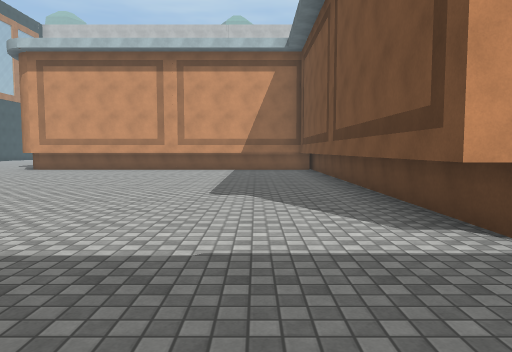
view 1 (above)

17 first-person views from a walk through a 3-D level made in the Unity game engine. The camera is 1.4 m above the floor, tilts 4° down and sees 70° across. The floor is counted in squares, 2 m on a side. Each view is taken from the middle of a square. On the plan, view 1 faces up. The plan holds only what a view shows up to about 11 squares ahead; the rest is blank. The place goes on beyond the plan. Surface patterns are stand-ins for the level's own textures.

view 2
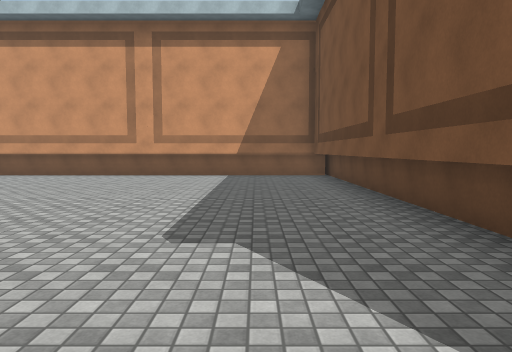

view 3
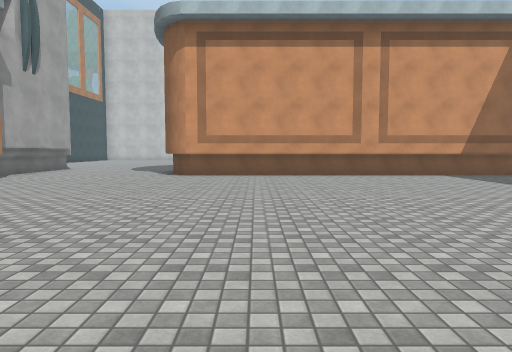

view 4
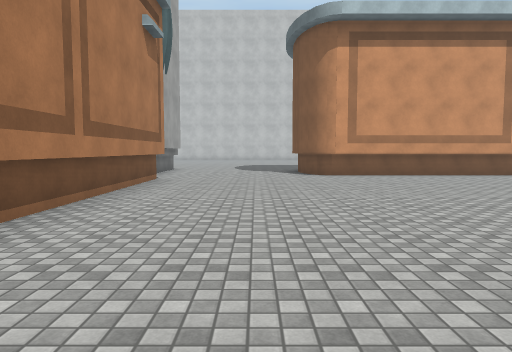

view 5
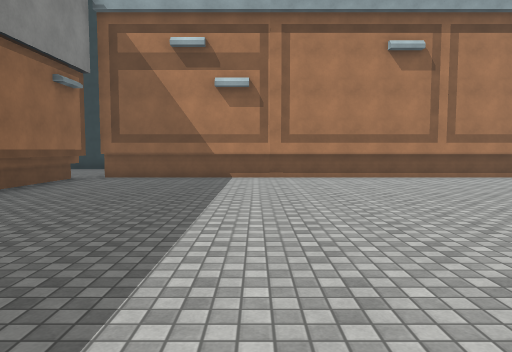

view 6
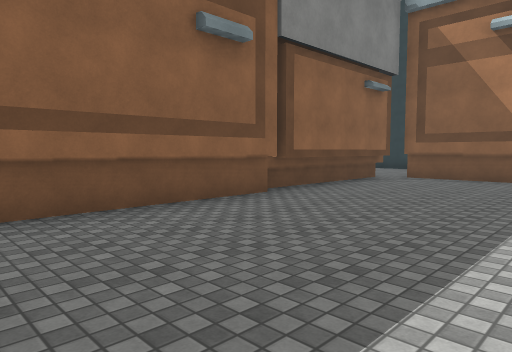

view 7
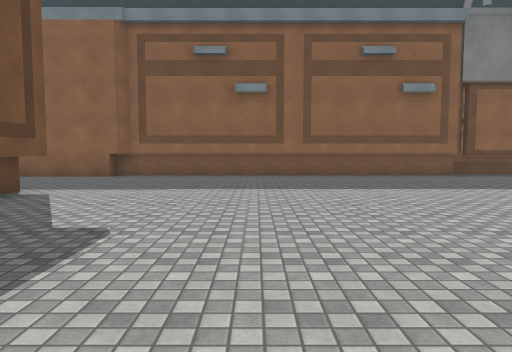

view 8
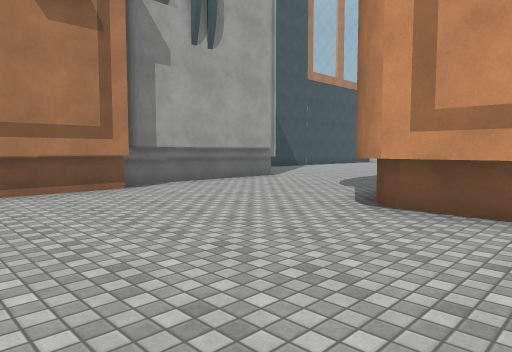

view 9
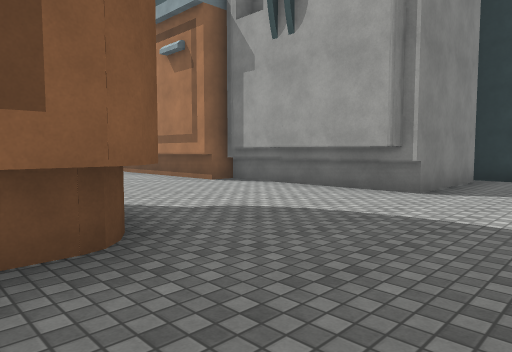

view 10
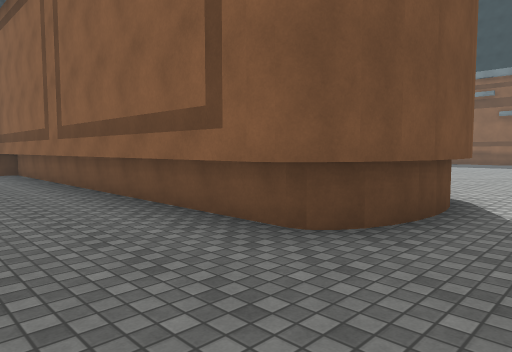

view 11
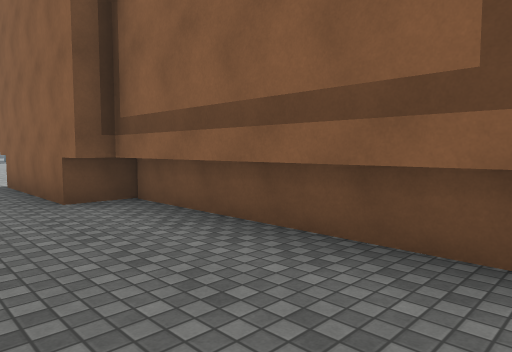

view 12
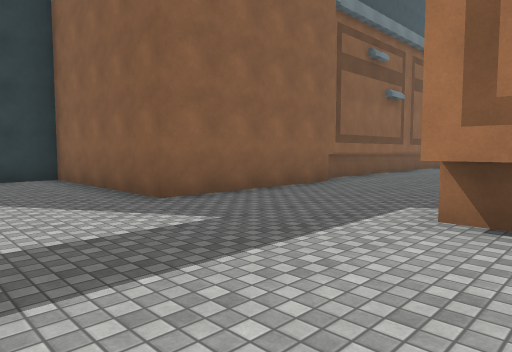

view 13
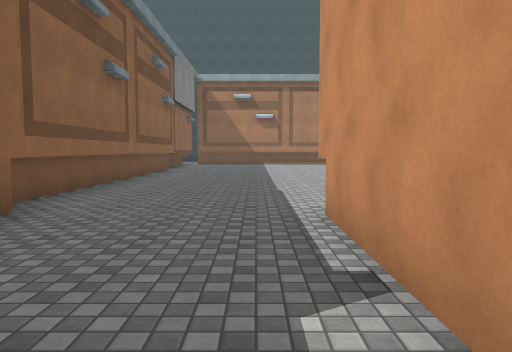

view 14
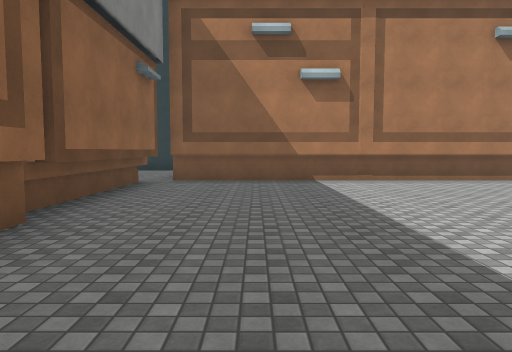

view 15
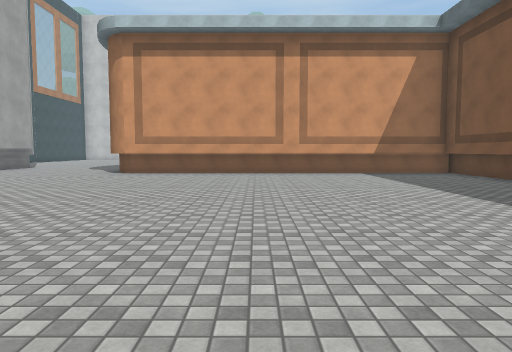

view 16
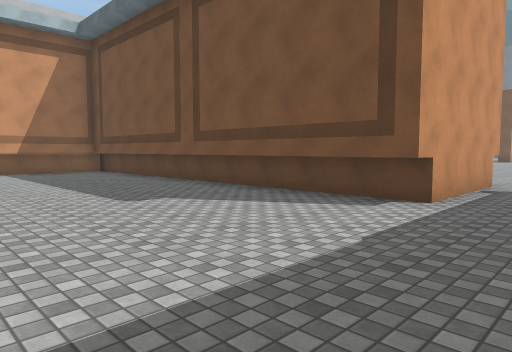

view 17
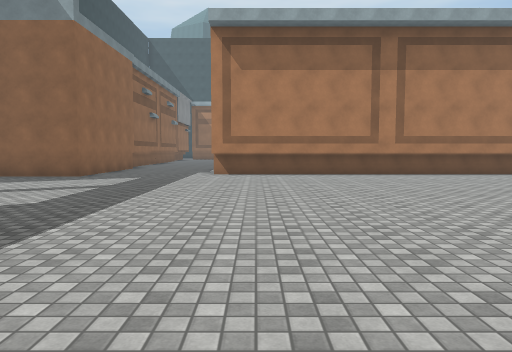

### Floor plan
Points are (right, up) in squares from view 1. A wall is a line through its corners. A room is listed if a view was taken in it or the views show most of it. See-through windows are left out.
Room 1 (views 1, 2, 3, 4, 5, 6, 7, 8, 9, 10, 11, 14, 15, 16)
walls: (-8.3, 13) (-8.6, 13.6) (-8.8, 14.4); (-8.5, 13.4) (-8.7, 13.9); (-8.5, 14) (-8.6, 14.5); (-8.6, 14.4) (-8.6, 14.9); (-8.8, 14.3) (-8.8, 14.9); (-8.6, 14.8) (-8.6, 15.3); (-8.8, 14.8) (-8.8, 15.5); (-8.6, 15.2) (-8.5, 15.7); (-8.8, 15.3) (-8.7, 15.9) (-8.5, 16.5); (-8.5, 15.6) (-8.4, 16.1); (-12.5, 12) (-12.5, -1); (2, 13.3) (-7.9, 13.3); (2.1, 2.8) (2.1, 13.9); (-7.9, 16.5) (2.1, 16.5); (-8.6, 16.3) (-8.3, 16.7); (-7.9, 17) (1.6, 17); (-7.6, -1.2) (2.1, -1.2); (-11.9, -1) (1.4, -1) (1.7, -0.7) (6.2, -0.7); (-12.7, 16.4) (-12.7, 12.4); (1.6, 17.4) (5.8, 17.4); (-12.1, -1.4) (-7.5, -1.4); (5.7, 2.8) (1.6, 2.8) (1.6, 12.8) (-7.9, 12.8); (-13.5, 16.7) (-12.9, 16.7) (-12.9, 12) (-12.3, 12) (-12.3, -1)
low walls: (-13.1, 16.7) (-13.1, 12); (-12.1, -1.6) (-7.6, -1.6)
ways out: opening at (6, 1) to room 2
Room 2 (views 12, 13, 17)
walls: (5.7, 11.2) (5.7, 2.8); (5.2, 11.6) (5.2, 2.8); (6.2, -0.7) (6.2, -5.4) (7.4, -5.4)
ways out: opening at (6, 1) to room 1

Where each view was taken, in squares from view 1:
view 1: 0 up, 0 right, facing up
view 2: 3 up, 0 right, facing up
view 3: 3 up, 6 left, facing up
view 4: 3 up, 10 left, facing up
view 5: 3 up, 3 left, facing left
view 6: 3 up, 3 left, facing down-left
view 7: 9 up, 2 left, facing down
view 8: 9 up, 6 left, facing up-left
view 9: 19 up, 7 left, facing down-left
view 10: 19 up, 10 left, facing down-right
view 11: 19 up, 3 left, facing down-right
view 12: 4 up, 9 right, facing down-left
view 13: 2 up, 6 right, facing left
view 14: 1 up, 4 left, facing left
view 15: 2 up, 4 left, facing up
view 16: 1 up, 3 left, facing up-right
view 17: 4 up, 16 right, facing left
